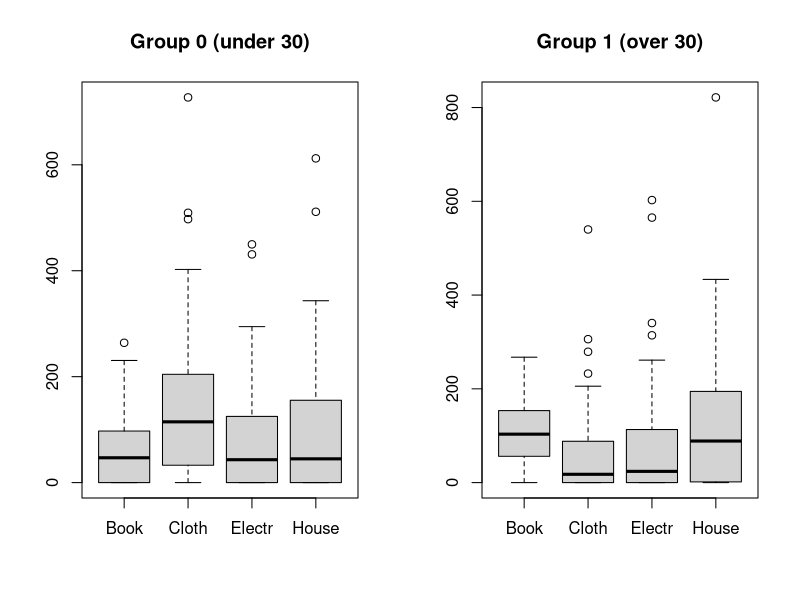
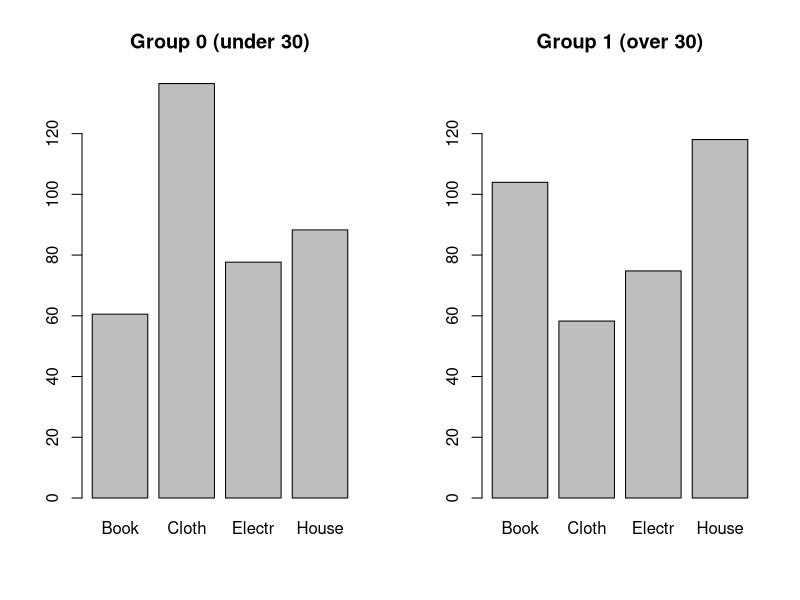
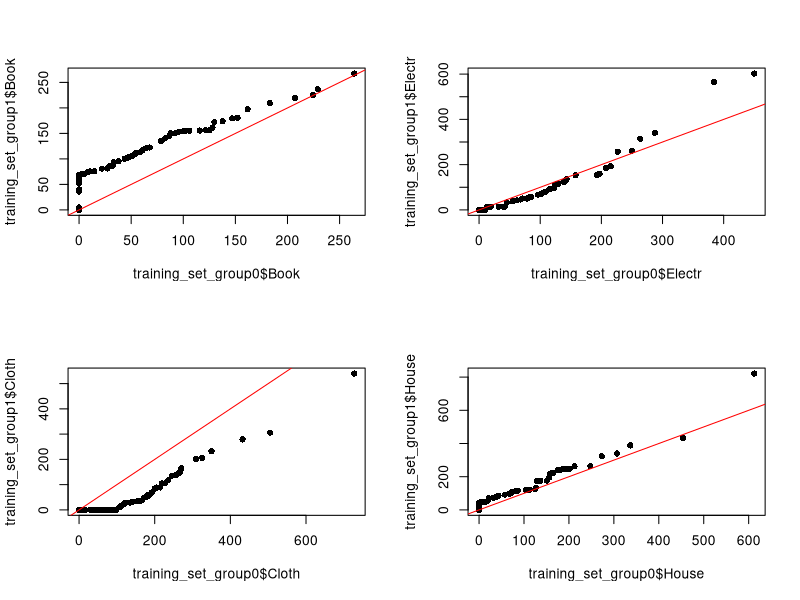
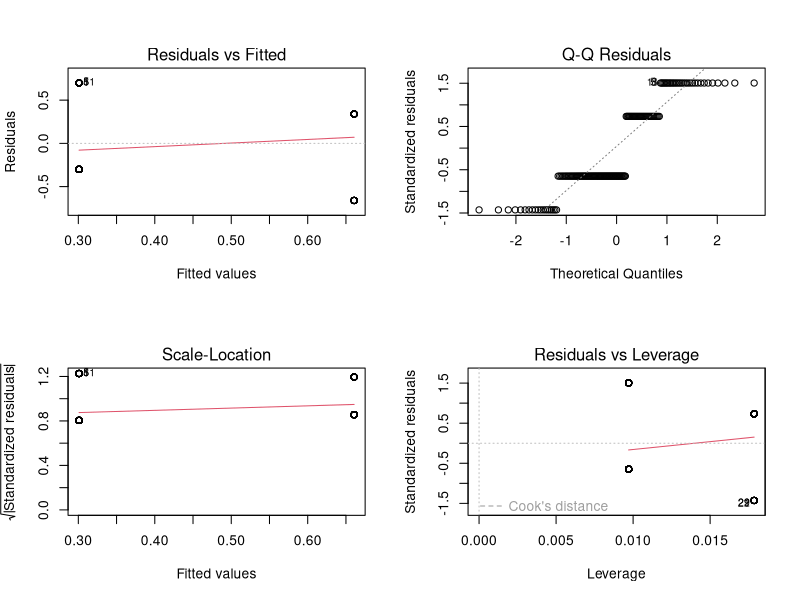
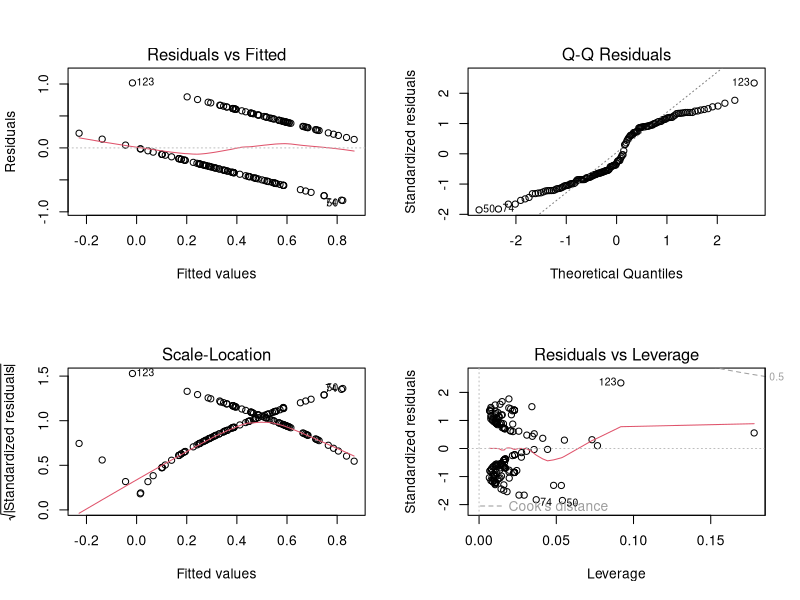
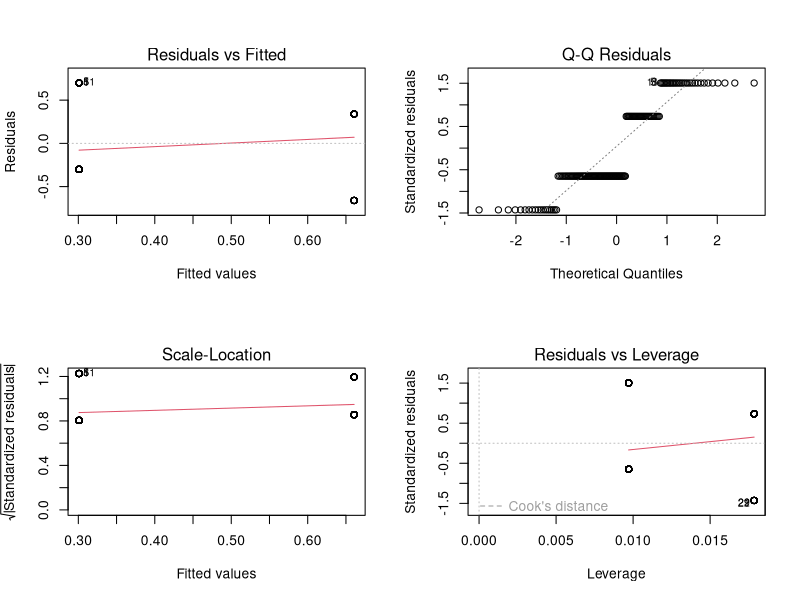
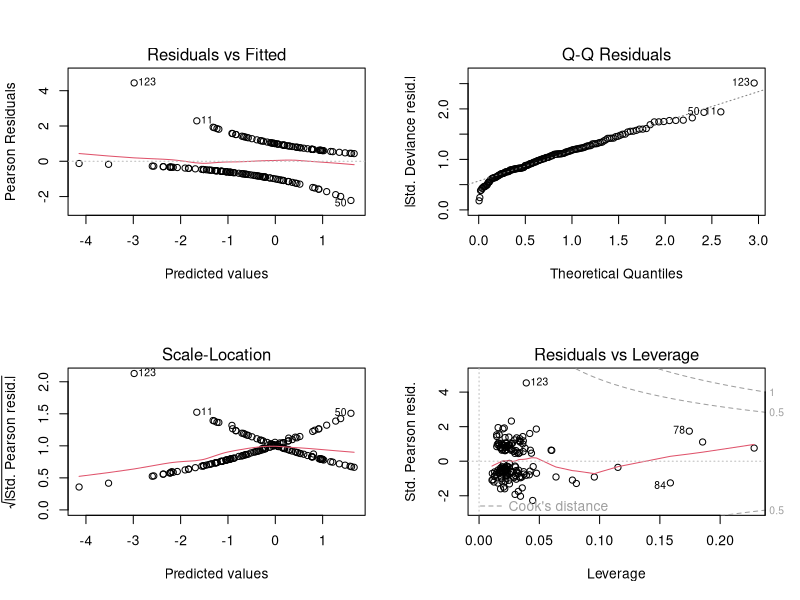

The R source for these figures, in order:
data <- read.csv("DiscrDat.csv", header = TRUE, sep = " ")

summary(data)

nrow(data)
# sample size = 350


################### SEPARATING TRAINING SET AND THE TEST SET ###################
# Age groups:
# 0: < 30
# 1: 30 <=
# 3: Unknown

# Training set is where the age is known
training_set <- data[data$Age != 3,]
# Test set is the rest of the data
test_set <- data[data$Age == 3,]

colnames(training_set)

# Splitting the training set by age group
training_set_group0 <- training_set[training_set$Age == 0, 1:4]
training_set_group1 <- training_set[training_set$Age == 1, 1:4]


par(mfrow = c(1, 2))
# boxplot of training set group 0
boxplot(training_set_group0, main="Group 0 (under 30)")
# boxplot of training set group 1
boxplot(training_set_group1, main="Group 1 (over 30)")

par(mfrow = c(1, 2))
barplot(sapply(training_set_group0, mean), main="Group 0 (under 30)", ylim = c(0, 137))
barplot(sapply(training_set_group1, mean), main="Group 1 (over 30)", ylim = c(0, 137))


################### PLOTTING THE VARIABLES ###################
par(mfrow = c(2, 2))
qqplot(training_set_group0$Book, training_set_group1$Book, pch = 16)
abline(0, 1, col = "red")
qqplot(training_set_group0$Electr, training_set_group1$Electr, pch = 16)
abline(0, 1, col = "red")
qqplot(training_set_group0$Cloth, training_set_group1$Cloth, pch = 16)
abline(0, 1, col = "red")
qqplot(training_set_group0$House, training_set_group1$House, pch = 16)
abline(0, 1, col = "red")


################### ESTIMATING THE PARAMETERS OF THE MODEL ###################

# Number of observations in group 1
nrow(training_set_group0)
# Total number of observations
nrow(training_set)

# Proportion of group 1
# We use this to estimate p
p_hat <- nrow(training_set_group0) / nrow(training_set)
p_hat

# covariance matrix of training_set
# We use this to estimate Sigma
Sigma_hat <- cov(training_set[,1:4])
Sigma_hat


# mean of each dimension of group0
# We use this to estimate mu1
mu1_hat <- colMeans(training_set_group0)
mu1_hat


# mean of each dimension of group1
# We use this to estimate mu2
mu2_hat <- colMeans(training_set_group1)
mu2_hat


################### CLASSIFYING OBSERVATIONS ###################

classify <- function(mu_1, mu_2, Sigma, p, y) {
    # mu_1: population mean of class 1
    # mu_2: population mean of class 2
    # Sigma: covariance matrix
    # p: probability of class 1
    # y: observation(s) to classify

    # y is given as a matrix where the rows are the dimensions 
    # and the columns are the observations
    y <- t(y)

    Sigma_inv <- solve(Sigma)

    xi <- Sigma_inv %*% (mu_1 - mu_2)
    m <- (mu_1 + mu_2) / 2
    c <- log(p / (1 - p))

    # For reasons of efficiency, we made this function work for 
    # multiple observations at once

    # result vector
    res <- c(rep(0, ncol(y)))

    for(i in seq_len(ncol(y))) {
        # logical vector with 0 for class 1 and 1 for class 2
        res[i] <- t(xi) %*% (y[,i] - m) + c < 0
    }

    return(as.numeric(res))
}


# Classifying the training set
training_set_classification <- classify(mu1_hat, mu2_hat, Sigma_hat, p_hat, training_set[,1:4])

# How many we get correctly
sum(training_set_classification == training_set$Age)
# 109
nrow(training_set)
# 159

sum(training_set_classification == training_set$Age) / nrow(training_set)



# Fos

# Some analyses
lm_thing <- lm(training_set$Age ~ training_set_classification)
summary(lm_thing)
plot(lm_thing)

asdasd <- lm(training_set$Age ~ training_set$Book + training_set$Cloth + training_set$House + training_set$Electr)
asdasd <- lm(training_set$Age ~ training_set$Book + training_set$Cloth)

summary(asdasd)
plot(asdasd)



par(mfrow = c(2, 2))
# plots of the residuals
plot(lm_thing)

# Annyira nem joooo
bruh <- glm(training_set$Age ~ training_set_classification, family = binomial)
summary(bruh)



# Nagyon jooooooooooo
logistic_regression <- glm(training_set$Age ~ training_set$Book + training_set$Cloth + training_set$House + training_set$Electr, family = binomial)
summary(logistic_regression)

par(mfrow = c(2, 2))
plot(logistic_regression)

# ezzel mit kezdunk



################### APPLYING TO TEST SET ###################

test_set_classification <- classify(mu1_hat, mu2_hat, Sigma_hat, p_hat, test_set[,1:4])

test_set_classification


################### ESTIMATING FALSE/CORRECT CLASSIFICATIONS ###################

# Training set classification of those who are actually under 30
group0_classification <- training_set_classification[training_set$Age == 0]
group1_classification <- training_set_classification[training_set$Age == 1]


# What ratio was identified correctly?
# Total
correct <- sum(training_set_classification == training_set$Age)
correct / length(training_set$Age)

# Group 0
group_0_ratio <- sum(1 - group0_classification) / length(group0_classification)
# Group 1
group_1_ratio <- sum(group1_classification) / length(group1_classification)

cat(paste("Correct ratio for all observations: ", correct / length(training_set$Age), "\n", 
"Correct ratio for group 0: ", group_0_ratio, "\n", 
"Correct ratio for group 1: ", group_1_ratio, "\n"))


